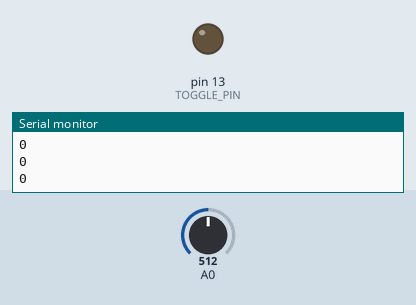
This sketch was run on a simulated Arduino Uno, built with avr-gcc and run on an emulated ATmega328P. Shown: output pins drawn as LEDs (lit = HIGH), the last lines printed to the serial monitor. The inputs (shaded band) are chosen by the test bench; at power-on: A0 = 512.

Above: at 1.2 s.
1.3 s: A0 set to 604
2.8 s: A0 set to 624
At 3.3 s:
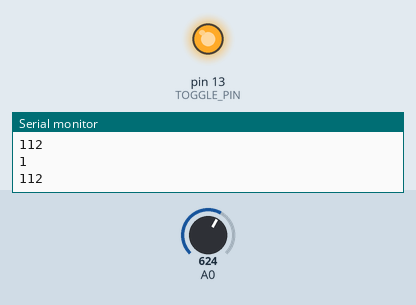
4.3 s: A0 set to 375
5.8 s: A0 set to 344
At 6.5 s:
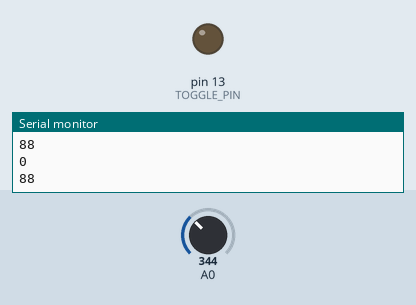
7.3 s: A0 set to 511
At 7.7 s:
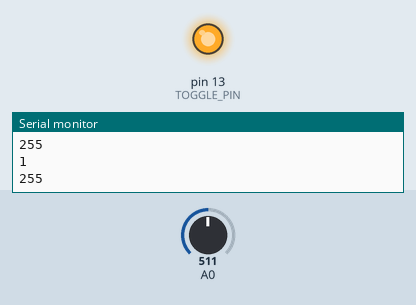
Timing chart, 0 to 9.8 s (numbered marks = the images above; inputs shaded):
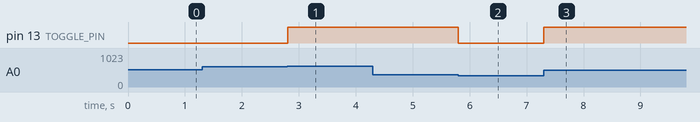

The sketch:

sit315_task_m1_t3c2_v2.ino
```cpp
const uint8_t TOGGLE_PIN = 13;

volatile uint8_t toggleState = LOW;
volatile uint8_t sensorValue = 0;

void setup()
{
  pinMode(A0, INPUT);
  pinMode(TOGGLE_PIN, OUTPUT);
  Serial.begin(9600);
}

void loop()
{
  // Read analog input and save to variable
  sensorValue = analogRead(A0);
  // Change toggle pin state if analog read over certain threshold
  if(sensorValue > 100)
  {
    toggleState = HIGH;
  }
  else
  {
    toggleState = LOW;
  }
  digitalWrite(TOGGLE_PIN, toggleState);

  Serial.println(toggleState);
  Serial.println(sensorValue);
  Serial.println();
  delay(10);
}
```

Measured:
- the behaviour switches between 612 and 613 on A0 (found by bisection; images 0 and 1)
- the behaviour switches between 357 and 356 on A0 (found by bisection; images 1 and 2)
- after the input at 2.8 s, pin 13 (TOGGLE_PIN): LOW → HIGH at once
- after the input at 5.8 s, pin 13 (TOGGLE_PIN): HIGH → LOW at once
- after the input at 7.3 s, pin 13 (TOGGLE_PIN): LOW → HIGH at once
